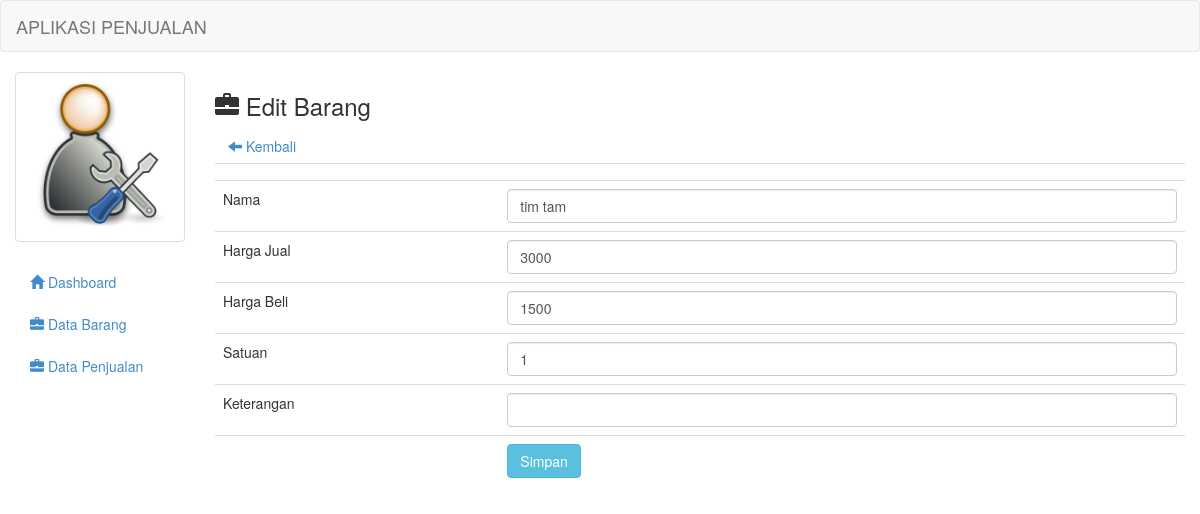
The page /edit_barang.php?id=17 on the database its author committed.
### tables this page shows
CREATE TABLE IF NOT EXISTS `barang` (
  `id` int(11) NOT NULL AUTO_INCREMENT,
  `nama` text NOT NULL,
  `harga_jual` int(11) NOT NULL,
  `harga_beli` int(11) NOT NULL,
  `satuan` text NOT NULL,
  `keterangan` text,
  PRIMARY KEY (`id`)
);

### edit_barang.php (the view)
<?php
include 'header.php';
?>
<h3><span class="glyphicon glyphicon-briefcase"></span>  Edit Barang</h3>
<a class="btn" href="barang.php"><span class="glyphicon glyphicon-arrow-left"></span>  Kembali</a>
<?php
$id_brg=mysql_real_escape_string($_GET['id']);
$det=mysql_query("select * from barang where id='$id_brg'")or die(mysql_error());
while($d=mysql_fetch_array($det)){
?>
<form action="edit_barang_dt.php" method="post">
		<table class="table">
			<tr>
				<td></td>
				<td><input type="hidden" name="id" value="<?php echo $d['id'] ?>"></td>
			</tr>
			<tr>
				<td>Nama</td>
				<td><input type="text" class="form-control" name="nama" value="<?php echo $d['nama'] ?>"></td>
                        </tr>
			<tr>
				<td>Harga Jual</td>
				<td><input type="text" class="form-control" name="harga_jual" value="<?php echo $d['harga_jual'] ?>"></td>
			</tr>
			<tr>
				<td>Harga Beli</td>
				<td><input type="text" class="form-control" name="harga_beli" value="<?php echo $d['harga_beli'] ?>"></td>
			</tr>
			<tr>
				<td>Satuan</td>
				<td><input type="text" class="form-control" name="satuan" value="<?php echo $d['satuan'] ?>"></td>
			</tr>
                        <tr>
				<td>Keterangan</td>
				<td><input type="text" class="form-control" name="keterangan" value="<?php echo $d['keterangan'] ?>"></td>
			</tr>
			<tr>
				<td></td>
				<td><input type="submit" class="btn btn-info" value="Simpan"></td>
			</tr>
		</table>
	</form>
	<?php
}
?>
<?php include 'footer.php'; ?>

### rows shown on the page
barang: nama "tim tam", harga_jual "3000", harga_beli "1500", satuan "1"
